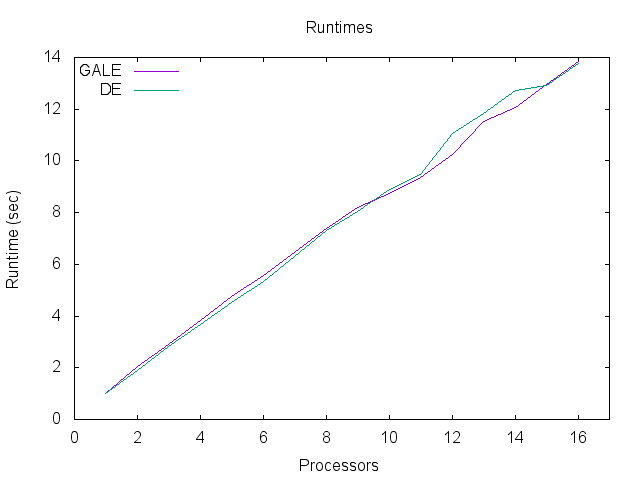

This figure's gnuplot source:
# For PNG
set terminal png
set output "XOMO_speedups.png"

# For EPS
# set terminal eps
# set output "XOMO_speedups.eps"

set title "Runtimes"

set xlabel " Processors "

set ylabel " Runtime (sec) "

set xrange [0:17]

set datafile separator ","

set key left top

plot for [col=4:5] "XOMO_GALEvsDE.csv" using 1:col with lines title columnheader